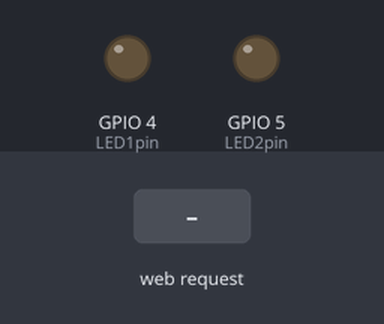
Recording of a sketch running on a simulated ESP32. Parts: output pins drawn as LEDs (lit = HIGH). Inputs (shaded band) come from the test bench. WiFi joins after 1.5 s; servers stay silent unless stated; what the sketch prints to the serial monitor is not drawn.

Above: at 2.7 s.
2.8 s: HTTP request GET /led1on received
At 3.2 s:
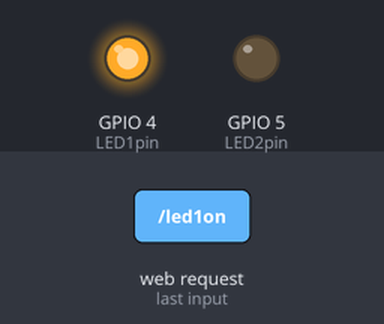
4.3 s: HTTP request GET /led2on received
At 5.5 s:
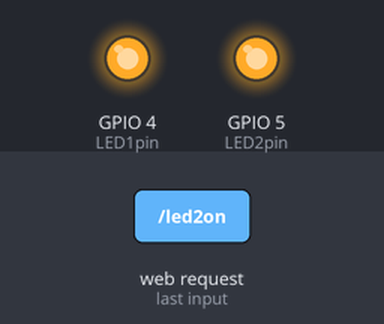
5.8 s: HTTP request GET /led1off received
At 6.7 s:
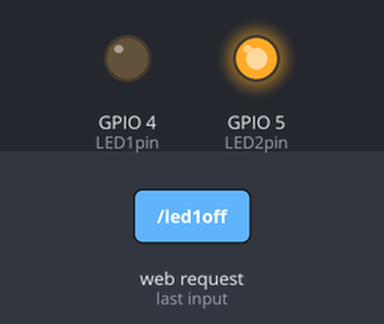
7.3 s: HTTP request GET /led2off received
At 7.8 s:
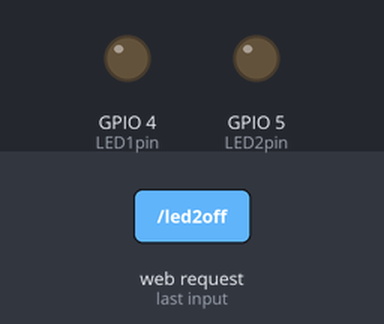
Timing chart, 0 to 9.8 s (numbered marks = the images above; inputs shaded):
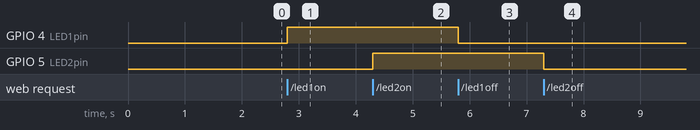

Measured:
- after the input at 2.8 s, GPIO 4 (LED1pin): LOW → HIGH at once
- after the input at 4.3 s, GPIO 5 (LED2pin): LOW → HIGH at once
- after the input at 5.8 s, GPIO 4 (LED1pin): HIGH → LOW at once
- after the input at 7.3 s, GPIO 5 (LED2pin): HIGH → LOW at once

The sketch:

WIFIbotons.ino
```cpp
/*
* Servidor web con ESP32
* Librerias necesarias para conectarnos a un entorno Wifi y poder configurar
* un servidor WEB
*/
#include <WiFi.h>
#include <WebServer.h>

/* Añade tu SSID & Clave para acceder a tu Wifi */
const char* ssid = "Xavi's Galaxy A12";  // Tu SSID
const char* password = "12345678";  //Tu Clave

/*
    Declaramos un objeto de la libreria WebServer para poder acceder a sus funciones
    Y como parametro 80, que es el puerto estandar de todos los servicios WEB HTTP
*/
WebServer server(80);

/*
   Declaramos el estado inicial de los LEDs del ESP32
*/
uint8_t LED1pin = 4;
bool LED1Estado = LOW;
uint8_t LED2pin = 5;
bool LED2Estado = LOW;

/*
   Todos las siguientes funciones ejecutan tres tareas:
   1 Cambian de estado las variables  de los LED
   2 Muestran por el monitor Serial de Arduino IDE, informacion relevante al estado de los LED
   3 Actualizan la vista de la pagina del servidor WEB con ESP32, envia al navegador un codigo 200 indican el exito
   de la conexion y llama a otra funcion SendHTML con dos parametros que modificaran la pagina
   del servidor WEB con Arduino.
*/
void handle_OnConnect() {
  LED1Estado = LOW; // 1
  LED2Estado = LOW; // 1
  Serial.println("GPIO4 Estado: OFF | GPIO5 Estado: OFF"); // 2
  server.send(200, "text/html", SendHTML(LED1Estado, LED2Estado)); // 3
}

void handle_led1on() {
  LED1Estado = HIGH; //1
  Serial.println("GPIO4 Estado: ON"); // 2
  server.send(200, "text/html", SendHTML(true, LED2Estado)); //3
}

void handle_led1off() {
  LED1Estado = LOW;
  Serial.println("GPIO4 Estado: OFF");
  server.send(200, "text/html", SendHTML(false, LED2Estado));
}

void handle_led2on() {
  LED2Estado = HIGH;
  Serial.println("GPIO5 Estado: ON");
  server.send(200, "text/html", SendHTML(LED1Estado, true));
}

void handle_led2off() {
  LED2Estado = LOW;
  Serial.println("GPIO5 Estado: OFF");
  server.send(200, "text/html", SendHTML(LED1Estado, false));
}

void handle_NotFound() {
  server.send(404, "text/plain", "La pagina no existe");
}

/*
   Aqui esta definido todo el HTML y el CSS del servidor WEB con ESP32
*/
String SendHTML(uint8_t led1stat, uint8_t led2stat) {
  // Cabecera de todas las paginas WEB
  String ptr = "<!DOCTYPE html> <html>\n";

  // <meta> viewport. Para que la pagina se vea correctamente en cualquier dispositivo
  ptr += "<head><meta name=\"viewport\" content=\"width=device-width, initial-scale=1.0, user-scalable=no\">\n";
  ptr += "<title>Control LED</title>\n";

/*
 * El estilo de la pagina WEB, tipo de letra, tamaño, colores,
 * El estilos de los botones (las clases en CSS) y la definicion de como van a cambiar dependiendo de como
 * cambien los estado de los LEDs, color fondo etc
 */
  ptr += "<style>html { font-family: Helvetica; display: inline-block; margin: 0px auto; text-align: center;}\n";
  ptr += "body{margin-top: 50px;} h1 {color: #444444;margin: 50px auto 30px;} h3 {color: #444444;margin-bottom: 50px;}\n";
  ptr += ".button {display: block;width: 80px;background-color: #3498db;border: none;color: white;padding: 13px 30px;text-decoration: none;font-size: 25px;margin: 0px auto 35px;cursor: pointer;border-radius: 4px;}\n";
  ptr += ".button-on {background-color: #3498db;}\n";
  ptr += ".button-on:active {background-color: #2980b9;}\n";
  ptr += ".button-off {background-color: #34495e;}\n";
  ptr += ".button-off:active {background-color: #2c3e50;}\n";
  ptr += "p {font-size: 14px;color: #888;margin-bottom: 10px;}\n";
  ptr += "</style>\n";
  ptr += "</head>\n";
  ptr += "<body>\n";
  /*
   * Encabezados de la pagina
   */
  ptr += "<h1>ESP32 Servidor WEB</h1>\n";
  ptr += "<h3>Utiltzant Mode Estació</h3>\n";
/*
 * Aqui esta la inteligencia del servidor WEB con ESP32, dependiento de los parametros de la funcion SendHTML
 * modificara la vista de la pagina WEB,  llamaran a las clases "button-on y button-off" que cambian como
 * se muestran los datos en la pagina WEB
 */
  if (led1stat)
  {
    ptr += "<p>LED1 Estat: ON</p><a class=\"button button-off\" href=\"/led1off\">OFF</a>\n";
  }
  else
  {
    ptr += "<p>LED1 Estat: OFF</p><a class=\"button button-on\" href=\"/led1on\">ON</a>\n";
  }

  if (led2stat)
  {
    ptr += "<p>LED2 Estat: ON</p><a class=\"button button-off\" href=\"/led2off\">OFF</a>\n";
  }
  else
  {
    ptr += "<p>LED2 Estat: OFF</p><a class=\"button button-on\" href=\"/led2on\">ON</a>\n";
  }

  ptr += "</body>\n";
  ptr += "</html>\n";
  return ptr;
}

void setup() {
  /*
   * Declaracion de la velocidad de comunicacion entre Arduino IDE y ESP32
   * Configura el comportamiento de los pines
   */
  Serial.begin(9600);
  pinMode(LED1pin, OUTPUT);
  pinMode(LED2pin, OUTPUT);
/*
 * Configuracion de la conexion a la Wifi de tu casa
 */
  WiFi.mode(WIFI_STA);
  WiFi.begin(ssid, password);
  Serial.println("");

  // Wait for connection
  while (WiFi.status() != WL_CONNECTED) {
    delay(500);
    Serial.print(".");
  }
  Serial.println("");
  Serial.print("Conectado a ");
  Serial.println(ssid);
  Serial.print("Direccion IP: ");
  Serial.println(WiFi.localIP());
/*
 * Para procesar las solicitudes HTTP necesitamos definir el codigo que debe de ejecutar en
 * cada estado. Para ello utilizamos el metodo "on" de la libreria WebServer que hemos
 * habilitador en la linea 13 de este codigo
 * 1 El primero se ejecuta cuando te conectas al Servidor WEB con ESP32 http://la_ip_del_esp32/
 * 2 Los 4 siguientes procesan los 2 estados que puede tener cada LED ON/OFF
 * 3 El ultimo gestiona los errores por ejemplo si pones http://la_ip_del_esp32/holaquetal
 * esta pagina no existe, por lo tanto actualizara la pagina WEB con un mensaje de error
 */
  server.on("/", handle_OnConnect); // 1
  server.on("/led1on", handle_led1on); // 2
  server.on("/led1off", handle_led1off); // 2
  server.on("/led2on", handle_led2on); // 2
  server.on("/led2off", handle_led2off); // 2
  server.onNotFound(handle_NotFound); // 3
/*
 * Arrancamos el Servicio WEB
 */
  server.begin();
  Serial.println("Servidor HTTP iniciado");
}
/*
 * Para gestionar las la peticiones HTTP es necesario llamar al metodo "handleClient"
 * de la libreria WebServer que se encarga de recibir las peticiones y lanzar las fuciones
 * de callback asociadas tipo "handle_led1on()" "handle_led2on()" etc
 * Tambien ejecutan el cambio de estado de los pines y por lo tanto hacen que los
 * LEDs se enciendan o apaguen
 */
void loop() {
  server.handleClient();
  if (LED1Estado)
  {
    digitalWrite(LED1pin, HIGH);
  }
  else
  {
    digitalWrite(LED1pin, LOW);
  }

  if (LED2Estado)
  {
    digitalWrite(LED2pin, HIGH);
  }
  else
  {
    digitalWrite(LED2pin, LOW);
  }
}
```
